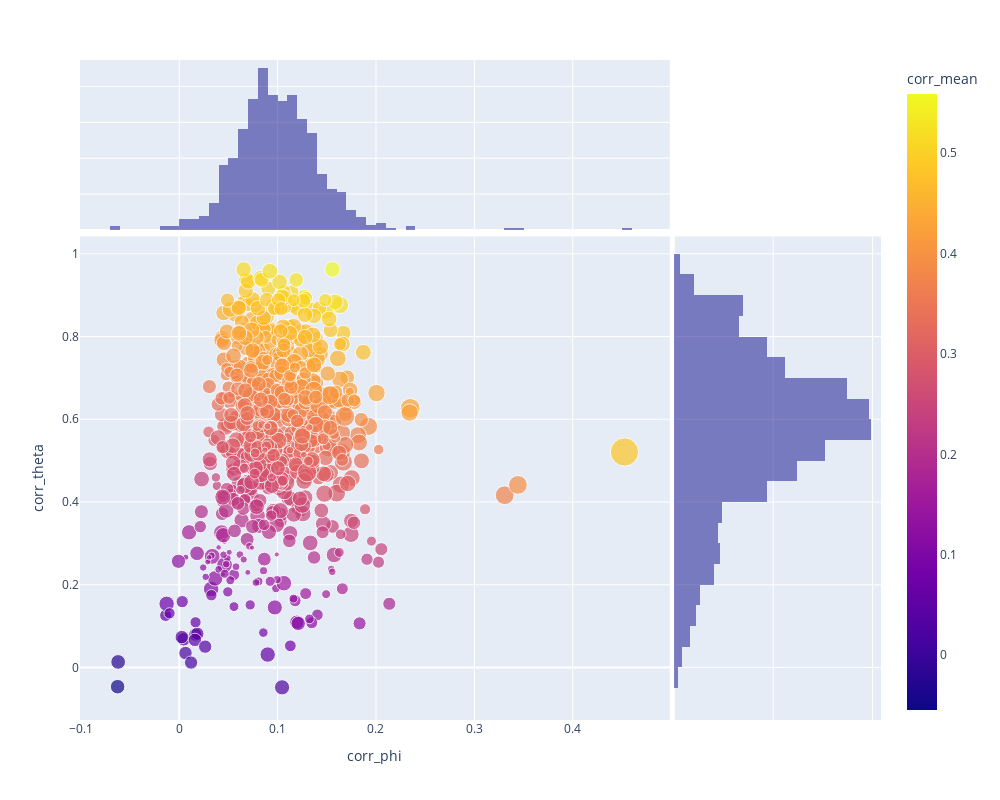

Source (notebook cell):
### Markdown cell above
Look at correlations and gravity.

### Code cell
px.scatter(X.reset_index(), 'corr_phi', 'corr_theta', 
           hover_data=['label_x','label_y'],
           size='gravity', 
           color='corr_mean', marginal_x='histogram', marginal_y='histogram',
           height=800, width=1000, 
           log_x=False, log_y=False)

### Figure 1 — Plotly figure (JSON) as saved in the notebook; plotly's stock layout.template omitted (floating-point values rounded to 4 significant figures; data arrays with more than 128 entries replaced by an {"elided": "..."} marker saying what was removed)
{"data": [{"customdata": {"elided": "780x2 str values"}, "hovertemplate": "corr_phi=%{x}<br>corr_theta=%{y}<br>gravity=%{marker.size}<br>label_x=%{customdata[0]}<br>label_y=%{customdata[1]}<br>corr_mean=%{marker.color}<extra></extra>", "legendgroup": "", "marker": {"color": {"elided": "780 float values"}, "coloraxis": "coloraxis", "size": {"elided": "780 float values"}, "sizemode": "area", "sizeref": 0.002182, "symbol": "circle"}, "mode": "markers", "name": "", "orientation": "v", "showlegend": false, "type": "scatter", "x": {"elided": "780 float values"}, "xaxis": "x", "y": {"elided": "780 float values"}, "yaxis": "y"}, {"alignmentgroup": "True", "bingroup": "x", "hovertemplate": "corr_phi=%{x}<br>count=%{y}<extra></extra>", "legendgroup": "", "marker": {"color": "#0d0887"}, "name": "", "offsetgroup": "", "opacity": 0.5, "showlegend": false, "type": "histogram", "x": {"elided": "780 float values"}, "xaxis": "x3", "yaxis": "y3"}, {"alignmentgroup": "True", "bingroup": "y", "hovertemplate": "corr_theta=%{y}<br>count=%{x}<extra></extra>", "legendgroup": "", "marker": {"color": "#0d0887"}, "name": "", "offsetgroup": "", "opacity": 0.5, "showlegend": false, "type": "histogram", "xaxis": "x2", "y": {"elided": "780 float values"}, "yaxis": "y2"}], "layout": {"barmode": "overlay", "coloraxis": {"colorbar": {"title": {"text": "corr_mean"}}, "colorscale": [[0, "#0d0887"], [0.1111, "#46039f"], [0.2222, "#7201a8"], [0.3333, "#9c179e"], [0.4444, "#bd3786"], [0.5556, "#d8576b"], [0.6667, "#ed7953"], [0.7778, "#fb9f3a"], [0.8889, "#fdca26"], [1, "#f0f921"]]}, "height": 800, "legend": {"itemsizing": "constant", "tracegroupgap": 0}, "margin": {"t": 60}, "width": 1000, "xaxis": {"anchor": "y", "autorange": true, "domain": [0, 0.7363], "range": [-0.101, 0.4988], "title": {"text": "corr_phi"}, "type": "linear"}, "xaxis2": {"anchor": "y2", "autorange": true, "domain": [0.7413, 1], "matches": "x2", "range": [0, 104.2], "showgrid": true, "showline": false, "showticklabels": false, "ticks": ""}, "xaxis3": {"anchor": "y3", "autorange": true, "domain": [0, 0.7363], "matches": "x", "range": [-0.101, 0.4988], "showgrid": true, "showticklabels": false, "type": "linear"}, "xaxis4": {"anchor": "y4", "domain": [0.7413, 1], "matches": "x2", "showgrid": true, "showline": false, "showticklabels": false, "ticks": ""}, "yaxis": {"anchor": "x", "autorange": true, "domain": [0, 0.7326], "range": [-0.127, 1.042], "title": {"text": "corr_theta"}, "type": "linear"}, "yaxis2": {"anchor": "x2", "autorange": true, "domain": [0, 0.7326], "matches": "y", "range": [-0.127, 1.042], "showgrid": true, "showticklabels": false, "type": "linear"}, "yaxis3": {"anchor": "x3", "autorange": true, "domain": [0.7426, 1], "matches": "y3", "range": [0, 94.74], "showgrid": true, "showline": false, "showticklabels": false, "ticks": ""}, "yaxis4": {"anchor": "x4", "domain": [0.7426, 1], "matches": "y3", "showgrid": true, "showline": false, "showticklabels": false, "ticks": ""}}}
